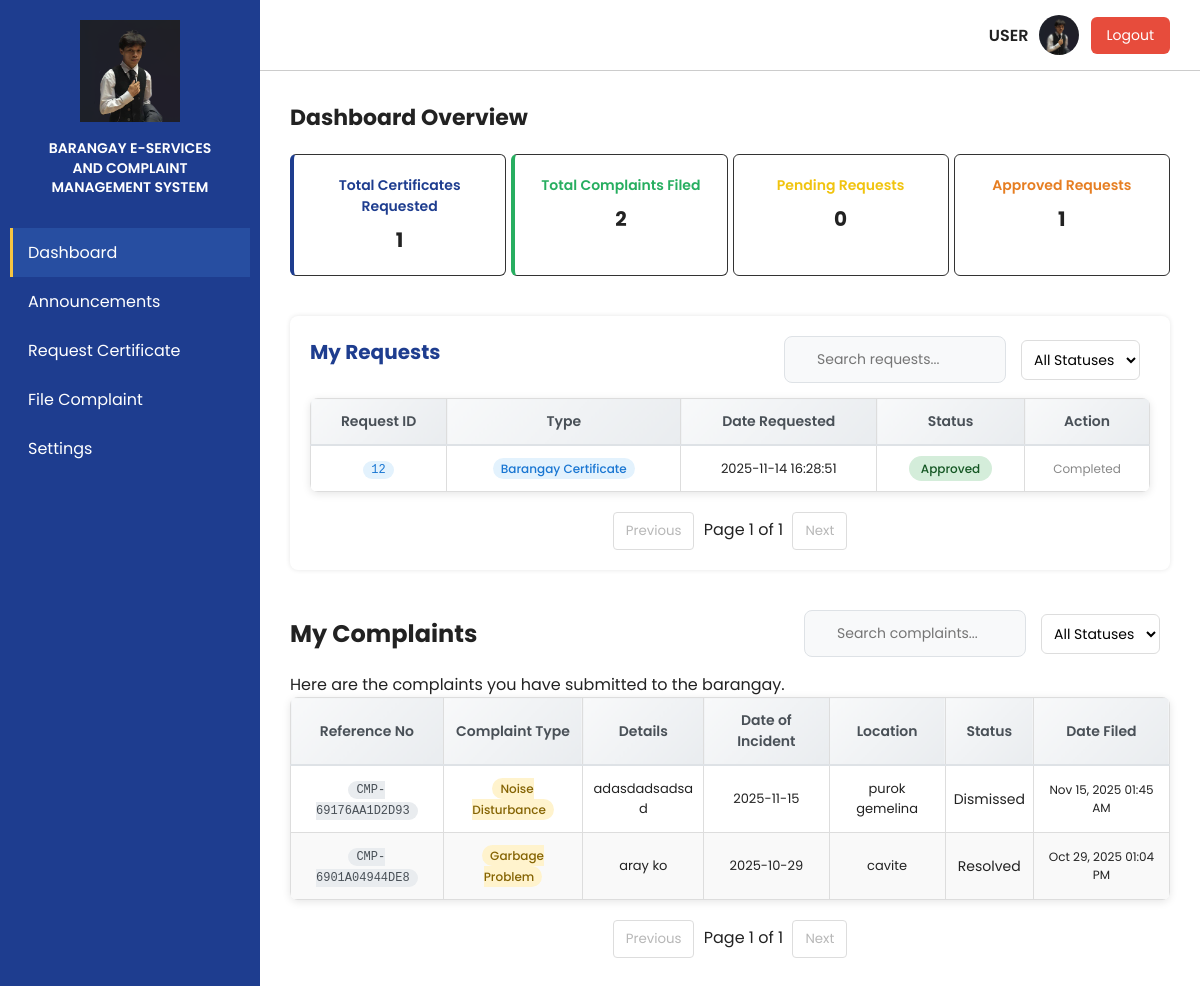
Page /users/user/user_dashboard.php (signed in) on the earlier database version.
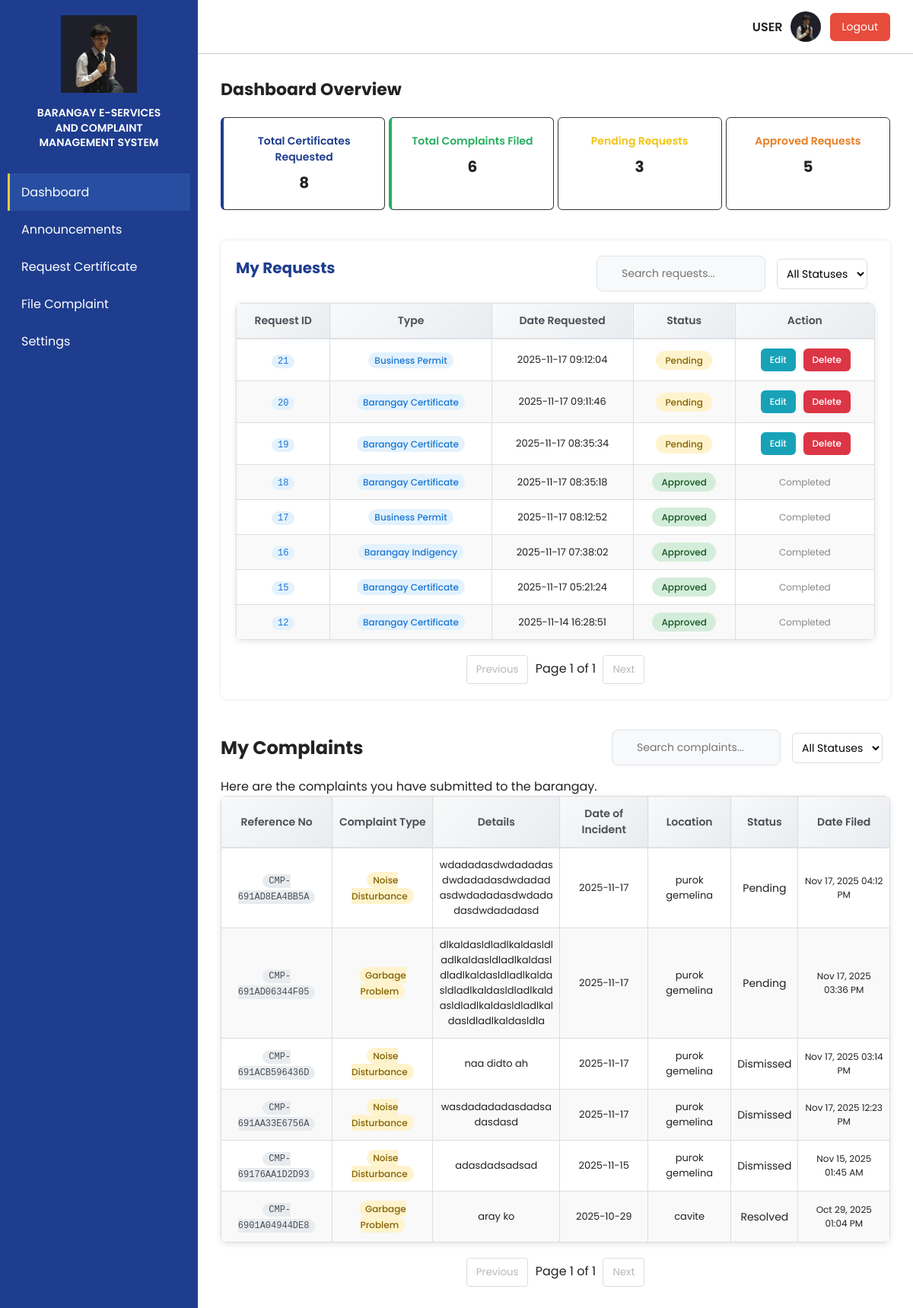
Same page on the later database version.
### tables this page shows
CREATE TABLE `tbl_requests` (
  `r_id` int(11) NOT NULL,
  `id` int(11) NOT NULL,
  `first_name` varchar(255) NOT NULL,
  `second_name` varchar(255) NOT NULL,
  `last_name` varchar(255) NOT NULL,
  `gender` varchar(50) NOT NULL,
  `age` int(11) NOT NULL,
  `address` varchar(255) NOT NULL,
  `email` varchar(255) NOT NULL,
  `document_type` varchar(255) NOT NULL,
  `purpose` varchar(255) NOT NULL,
  `r_status` varchar(255) NOT NULL,
  `date_requested` varchar(50) NOT NULL
);

CREATE TABLE `tbl_complaints` (
  `c_id` int(11) NOT NULL,
  `user_id` int(11) NOT NULL,
  `reference_no` varchar(50) NOT NULL,
  `complaint_type` varchar(100) NOT NULL,
  `details` text NOT NULL,
  `date_of_incident` date NOT NULL,
  `location` varchar(255) NOT NULL,
  `status` varchar(50) DEFAULT 'Pending',
  `date_filed` datetime DEFAULT current_timestamp()
);

### users/user/user_dashboard.php (the view, shortened to what this page needs)
<?php
require_once '../../config.php';
$user_id = $_SESSION['user_id'];
$stmt = $conn->prepare("SELECT * FROM tbl_requests WHERE id = ? ORDER BY r_id DESC");
$stmt->bind_param("i", $user_id);
$stmt->execute();
$result = $stmt->get_result();
$requests = [];
while ($row = $result->fetch_assoc()) {
    $requests[] = $row;
}
$total_requests = count($requests);
$pending_count = 0;
$completed_count = 0;
foreach ($requests as $req) {
    if ($req['r_status'] === 'pending') $pending_count++;
    if ($req['r_status'] === 'approved') $completed_count++;
}
?>
<!DOCTYPE html>
<html lang="en">
<head>
  <link rel="stylesheet" href="../../styles/Official_dashboard.css" />
  <link rel="stylesheet" href="../../styles/User_dashboard.css" />
</head>
<body>
  <div class="container">
    <aside class="sidebar">
      <div class="logo-section">
        <img src="../../images/ivan.png" alt="Barangay Logo">
        <h2>BARANGAY E-SERVICES<br>AND COMPLAINT<br>MANAGEMENT SYSTEM</h2>
      </div>
      <nav class="nav">
        <a href="#" class="nav-item nav-dashboard active" data-target="dashboardSection"><i class="fas fa-chart-pie"></i> Dashboard</a>
        <a href="#" class="nav-item nav-announcements" data-target="announcementsSection"><i class="fas fa-bullhorn"></i> Announcements</a>
        <a href="#" class="nav-item nav-requests" data-target="requestCertificateSection"><i class="fas fa-file-alt"></i> Request Certificate</a>
        <a href="#" class="nav-item nav-complaints" data-target="fileComplaintSection"><i class="fas fa-exclamation-circle"></i> File Complaint</a>
        <a href="#" class="nav-item nav-settings" data-target="settingsSection"><i class="fas fa-cog"></i> Settings</a>
      </nav>
    </aside>
    <div class="main">
      <div class="topbar">
        <span class="admin">USER</span>
        <img src="../../images/ivan.png" alt="User Icon" class="admin-icon" />
        <button id="logoutBtn" class="logout-btn" onclick="logout()"><i class="fas fa-sign-out-alt"></i> Logout</button>
      </div>
      <div class="dashboard section" id="dashboardSection">
        <h1>Dashboard Overview</h1>
        <div class="cards">
          <div class="card blue">
            <p>Total Certificates Requested</p>
            <h2><?php echo $total_requests; ?></h2>
          </div>
          <div class="card green">
            <p>Total Complaints Filed</p>
            <h2><?php
              $complaints_count_query = $conn->prepare("SELECT COUNT(*) as count FROM tbl_complaints WHERE user_id = ?");
              $complaints_count_query->bind_param("i", $user_id);
              $complaints_count_query->execute();
              $complaints_count = $complaints_count_query->get_result()->fetch_assoc()['count'];
              echo $complaints_count;
            ?></h2>
          </div>
          <div class="card yellow">
            <p>Pending Requests</p>
            <h2><?php echo $pending_count; ?></h2>
          </div>
          <div class="card orange">
            <p>Approved Requests</p>
            <h2><?php echo $completed_count; ?></h2>
          </div>
        </div>
        <div class="users-section">
          <div class="users-header">
            <h2>My Requests</h2>
            <div class="header-actions">
              <div class="search-container">
                <input type="text" id="requestSearch" placeholder="Search requests..." onkeyup="searchTable('userTable', this.value)">
              </div>
              <select id="requestStatusFilter" onchange="filterUserRequests()" style="padding:8px;border-radius:6px;border:1px solid #ddd;margin-right:10px">
                <option value="">All Statuses</option>
              </select>
            </div>
          </div>
          <table class="user-table" id="userTable">
            <thead>
              <tr>
                <th>Request ID</th>
                <th>Type</th>
                <th>Date Requested</th>
                <th>Status</th>
                <th>Action</th>
              </tr>
            </thead>
            <tbody>
            <?php if ($total_requests > 0): ?>
              <?php foreach ($requests as $req): ?>
                <tr data-status="<?= htmlspecialchars($req['r_status']) ?>">
                  <td><span class="request-id-badge"><?= htmlspecialchars($req['r_id']) ?></span></td>
                  <td><span class="doc-type-badge"><?= htmlspecialchars($req['document_type']) ?></span></td>
                  <td style="font-size:13px;"><?= htmlspecialchars($req['date_requested'] ?? '') ?></td>
                  <td><span class="status <?= $req['r_status'] === 'pending' ? 'pending' : ($req['r_status'] === 'approved' ? 'active' : 'denied') ?>">
                    <?= ucfirst($req['r_status']) ?>
                  </span></td>
                  <td>
                    <?php if ($req['r_status'] === 'pending'): ?>
                      <button class="action-btn edit-btn" onclick="editRequest(<?= $req['r_id'] ?>)"><i class="fas fa-edit"></i> Edit</button>
                      <button class="action-btn delete-btn" onclick="deleteRequest(<?= $req['r_id'] ?>)"><i class="fas fa-trash"></i> Delete</button>
                    <?php else: ?>
                      <span style="color:#888;font-size:12px;">Completed</span>
                    <?php endif; ?>
                  </td>
                </tr>
              <?php endforeach; ?>
            <?php else: ?>
              <tr>
                <td colspan="5" style="text-align:center;padding:40px;color:#666;">No requests found.</td>
              </tr>
            <?php endif; ?>
            </tbody>
          </table>
          <div id="requestPagination" style="margin-top:20px;text-align:center">
            <button id="requestPrevPage" onclick="changeRequestPage(-1)" disabled style="padding:8px 12px;margin:0 5px;border:1px solid #ddd;border-radius:4px;background:white">Previous</button>
            <span id="requestPageInfo">Page 1 of 1</span>
            <button id="requestNextPage" onclick="changeRequestPage(1)" disabled style="padding:8px 12px;margin:0 5px;border:1px solid #ddd;border-radius:4px;background:white">Next</button>
          </div>
        </div>
        <div class="complaints-section" style="margin-top: 40px;">
          <div class="users-header">
            <h2>My Complaints</h2>
            <div class="header-actions">
              <div class="search-container">
                <input type="text" id="complaintSearch" placeholder="Search complaints..." onkeyup="searchTable('complaintsTable', this.value)">
              </div>
              <select id="complaintStatusFilter" onchange="filterUserComplaints()" style="padding:8px;border-radius:6px;border:1px solid #ddd;margin-right:10px">
                <option value="">All Statuses</option>
              </select>
            </div>
          </div>
          <p class="subtitle">Here are the complaints you have submitted to the barangay.</p>
          <table class="user-table" id="complaintsTable">
            <thead>
              <tr>
                <th>Reference No</th>
                <th>Complaint Type</th>
                <th>Details</th>
                <th>Date of Incident</th>
                <th>Location</th>
                <th>Status</th>
                <th>Date Filed</th>
              </tr>
            </thead>
            <tbody>
              <?php
                $user_id = $_SESSION['user_id'];
                $complaints_query = $conn->prepare("
                  SELECT reference_no, complaint_type, details, date_of_incident, location, status, date_filed
                  FROM tbl_complaints
                  WHERE user_id = ?
                  ORDER BY date_filed DESC
                ");
                $complaints_query->bind_param("i", $user_id);
                $complaints_query->execute();
                $complaints_result = $complaints_query->get_result();
                if ($complaints_result->num_rows > 0) {
                    while ($row = $complaints_result->fetch_assoc()) {
                        $reference_no = htmlspecialchars($row['reference_no']);
                        $complaint_type = htmlspecialchars($row['complaint_type']);
                        $details = htmlspecialchars($row['details']);
                        $date_incident = htmlspecialchars($row['date_of_incident']);
                        $location = htmlspecialchars($row['location']);
                        $status = htmlspecialchars($row['status']);
                        $date_filed = date('M d, Y h:i A', strtotime($row['date_filed']));
                        $status_class = strtolower(str_replace(' ', '-', $status));
                        echo "
                          <tr data-status='{$status}'>
                            <td><span class='reference-badge'>{$reference_no}</span></td>
                            <td><span class='complaint-type-badge'>{$complaint_type}</span></td>
                            <td style='max-width:200px;word-break:break-word;font-size:13px;'>{$details}</td>
                            <td style='font-size:13px;'>{$date_incident}</td>
                            <td style='max-width:150px;word-break:break-word;font-size:13px;'>{$location}</td>
                            <td><span class='status-badge {$status_class}'>{$status}</span></td>
                            <td style='font-size:12px;'>{$date_filed}</td>
                          </tr>
                        ";
                    }
                } else {
                    echo "<tr><td colspan='7' style='text-align:center;padding:40px;color:#666;'>No complaints filed yet.</td></tr>";
                }
              ?>
            </tbody>
          </table>
          <div id="complaintPagination" style="margin-top:20px;text-align:center">
            <button id="complaintPrevPage" onclick="changeComplaintPage(-1)" disabled style="padding:8px 12px;margin:0 5px;border:1px solid #ddd;border-radius:4px;background:white">Previous</button>
            <span id="complaintPageInfo">Page 1 of 1</span>
            <button id="complaintNextPage" onclick="changeComplaintPage(1)" disabled style="padding:8px 12px;margin:0 5px;border:1px solid #ddd;border-radius:4px;background:white">Next</button>
          </div>
        </div>
      </div>
    </div>
  </div>
</body>
</html>

### styles/User_dashboard.css (style rules this page uses)
.reference-badge { background: #e9ecef; color: #495057; padding: 2px 8px; border-radius: 12px; font-size: 12px; font-weight: 500; font-family: monospace; }
.request-id-badge { background: #e3f2fd; color: #1976d2; padding: 2px 8px; border-radius: 12px; font-size: 12px; font-weight: 500; font-family: monospace; }
.header-actions { display: flex; gap: 15px; align-items: center; flex-wrap: wrap; }
.search-container { display: flex; align-items: center; gap: 8px; background: #f8f9fa; padding: 8px 12px; border-radius: 8px; border: 1px solid #dee2e6; }
.search-container input { border: none; background: transparent; outline: none; padding: 4px; font-size: 14px; }
select { padding: 8px 12px; border: 1px solid #dee2e6; border-radius: 6px; background: white; font-size: 14px; cursor: pointer; }
.status { padding: 4px 12px; border-radius: 20px; font-size: 12px; font-weight: 500; text-transform: capitalize; }
.status.active { background: #d4edda; color: #155724; }
.status.pending { background: #fff3cd; color: #856404; }
.user-table button { padding: 6px 12px; border: none; border-radius: 6px; cursor: pointer; font-size: 12px; font-weight: 500; transition: all 0.2s ease; margin-right: 4px; }
.user-table button:first-child { background: #17a2b8; color: white; }
.user-table button:nth-child(2) { background: #ffc107; color: #212529; }
.user-table button:last-child { background: #dc3545; color: white; margin-right: 0; }
.logout-btn { background: #e74c3c; color: #fff; border: none; padding: 8px 16px; border-radius: 6px; font-size: 14px; cursor: pointer; transition: background 0.2s; margin-left: 12px; }

Differences in the rows shown:
added tbl_requests: r_id "21", document_type "Business Permit", date_requested "2025-11-17 09:12:04", r_status "Pending"
added tbl_requests: r_id "20", document_type "Barangay Certificate", date_requested "2025-11-17 09:11:46", r_status "Pending"
added tbl_requests: r_id "19", document_type "Barangay Certificate", date_requested "2025-11-17 08:35:34", r_status "Pending"
added tbl_requests: r_id "18", document_type "Barangay Certificate", date_requested "2025-11-17 08:35:18", r_status "Approved", shows "Completed"
added tbl_requests: r_id "17", document_type "Business Permit", date_requested "2025-11-17 08:12:52", r_status "Approved", shows "Completed"
added tbl_requests: r_id "16", document_type "Barangay Indigency", date_requested "2025-11-17 07:38:02", r_status "Approved", shows "Completed"
added tbl_requests: r_id "15", document_type "Barangay Certificate", date_requested "2025-11-17 05:21:24", r_status "Approved", shows "Completed"
added tbl_complaints: reference_no "CMP-691AD8EA4BB5A", complaint_type "Noise Disturbance", details "wdadadasdwdadadasdwdadadasdwdadadasdwdadadasdwdadadasdwdadadasd", date_of_incident "2025-11-17", location "purok gemelina", status "Pending", date_filed "Nov 17, 2025 04:12 PM"
added tbl_complaints: reference_no "CMP-691AD06344F05", complaint_type "Garbage Problem", details "dlkaldasldladlkaldasldladlkaldasldladlkaldasldladlkaldasldladlkaldasldladlkaldasldladlkaldasldladlkaldasldladlkaldasldladlkaldasldla", date_of_incident "2025-11-17", location "purok gemelina", status "Pending", date_filed "Nov 17, 2025 03:36 PM"
added tbl_complaints: reference_no "CMP-691ACB596436D", complaint_type "Noise Disturbance", details "naa didto ah", date_of_incident "2025-11-17", location "purok gemelina", status "Dismissed", date_filed "Nov 17, 2025 03:14 PM"
added tbl_complaints: reference_no "CMP-691AA33E6756A", complaint_type "Noise Disturbance", details "wasdadadadasdadsadasdasd", date_of_incident "2025-11-17", location "purok gemelina", status "Dismissed", date_filed "Nov 17, 2025 12:23 PM"
Other differences:
$total_requests: "1" → "8"
$complaints_count: "2" → "6"
$pending_count: "0" → "3"
$completed_count: "1" → "5"
